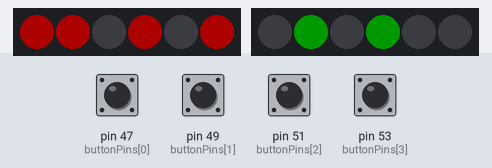
Simulated run of this sketch. Board: Arduino Mega 2560, built with avr-gcc and run on an emulated ATmega2560. Parts: 2 × 6 RGB LEDs in strip order, left to right. Inputs (shaded band) come from the test bench; at power-on: pin 47 (buttonPins[0]), pin 49 (buttonPins[1]), pin 51 (buttonPins[2]), pin 53 (buttonPins[3]) LOW. Dim RGB values are drawn brighter than linear; the local clock reads 2024-03-15 10:24:30 at power-on unless the sketch sets it; what the sketch prints to the serial monitor is not drawn.

Above: at 2.2 s.
2.3 s: pin 47 (buttonPins[0]) pulled HIGH for 1 s
At 4.1 s:
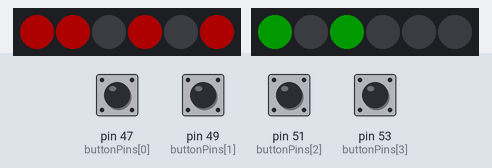
4.8 s: pin 47 (buttonPins[0]) pulled HIGH for 1 s
At 7.0 s:
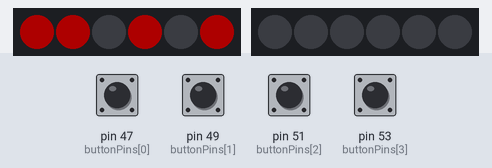
7.3 s: pin 49 (buttonPins[1]) pulled HIGH for 0.15 s
At 8.4 s:
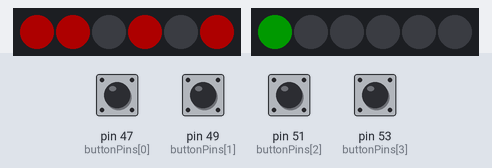
Timing chart, 0 to 8.8 s (numbered marks = the images above; inputs shaded):
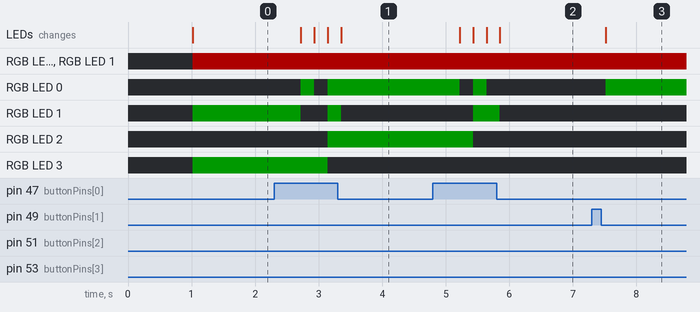

The sketch:

stripped_down_leds_only.ino
```cpp
#include <DS3231.h>
#include <Wire.h>
#include <FastLED.h>

// Init the DS3231 using the hardware interface
DS3231 rtc(SDA, SCL);

// Pins in order of most to least significant bit
const int min_pin = 6;
const int hour_pin = 7;
const int NUM_LEDS = 6;

// Create a FastLED object
CRGB min_leds[NUM_LEDS];
CRGB hour_leds[NUM_LEDS];

void parseTimeString(const String &timeString, int &hour, int &minute);

int manualHour = 0;
int manualMinute = 0;

const int buttonPins[] = {47, 49, 51, 53}; // Pins where buttons are connected

bool timeAdjusted = false;

void setup()
{
    // Start the serial port
    Serial.begin(57600);

    // Initialize the FastLED library
    FastLED.addLeds<WS2812B, min_pin, GRB>(min_leds, NUM_LEDS);
    FastLED.addLeds<WS2812B, hour_pin, GRB>(hour_leds, NUM_LEDS);
    FastLED.clear();

    // Set the brightness level (0-255)
    FastLED.setBrightness(50); // Adjust the brightness as desired

    // Start the I2C interface
    Wire.begin();
    rtc.begin();

    // The following lines can be uncommented to set the date and time
    rtc.setDOW(SATURDAY);     // Set Day-of-Week to TUESDAY
    rtc.setTime(10, 43, 55);  // Set the time to 10:43:00 (24hr format)
    rtc.setDate(24, 6, 2024); // Set the date to June 24th, 2024

    // Initialize button pins as inputs
    for (int i = 0; i < 4; i++)
    {
        pinMode(buttonPins[i], INPUT);
    }

    // Delay for initial setup
    delay(1000);

    // Initialize manual time with RTC time
    String timeString = rtc.getTimeStr();
    parseTimeString(timeString, manualHour, manualMinute);
}

void loop()
{
    // Get the current time as a string
    String timeString = rtc.getTimeStr();
    Serial.println(timeString);

    // Handle button presses
    if (digitalRead(buttonPins[0]) == HIGH)
    {                                            // Button pressed (HIGH due to pull-down resistor)
        manualHour = (manualHour - 1 + 24) % 24; // Wrap around 24-hour format
        delay(200);                              // Debounce delay
        timeAdjusted = true;
    }
    if (digitalRead(buttonPins[1]) == HIGH)
    {                                       // Button pressed (HIGH due to pull-down resistor)
        manualHour = (manualHour + 1) % 24; // Wrap around 24-hour format
        delay(200);                         // Debounce delay
        timeAdjusted = true;
    }
    if (digitalRead(buttonPins[2]) == HIGH)
    {                                                // Button pressed (HIGH due to pull-down resistor)
        manualMinute = (manualMinute - 1 + 60) % 60; // Wrap around 60-minute format
        delay(200);                                  // Debounce delay
        timeAdjusted = true;
    }
    if (digitalRead(buttonPins[3]) == HIGH)
    {                                           // Button pressed (HIGH due to pull-down resistor)
        manualMinute = (manualMinute + 1) % 60; // Wrap around 60-minute format
        delay(200);                             // Debounce delay
        timeAdjusted = true;
    }

    if (timeAdjusted)
    {
        rtc.setTime(manualHour, manualMinute, 0); // Update the RTC time
        timeAdjusted = false;                     // Reset the flag
    }

    // Parse the hour and minute from the RTC time
    int rtcHour, rtcMinute;
    parseTimeString(timeString, rtcHour, rtcMinute);

    // Display the parsed values
    Serial.print("RTC hour: ");
    Serial.println(rtcHour);
    Serial.print("RTC minute: ");
    Serial.println(rtcMinute);

    // Display the binary values on LEDs
    displayNumberInBinary(rtcHour, hour_leds, CRGB::Green);
    displayNumberInBinary(rtcMinute, min_leds, CRGB::Red);
}

void displayNumberInBinary(int number, CRGB *leds, CRGB color)
{
    for (int i = 0; i < NUM_LEDS; i++)
    {
        // Check if the ith bit is set
        if (number & (1 << i))
        {
            leds[i] = color; // Turn LED to the specified color (1)
        }
        else
        {
            leds[i] = CRGB::Black; // Turn LED off (0)
        }
    }
    FastLED.show();
}

// Function to parse time string and update hour and minute variables
void parseTimeString(const String &timeString, int &hour, int &minute)
{
    // Extract hour and minute from the string
    hour = timeString.substring(0, 2).toInt();
    minute = timeString.substring(3, 5).toInt();
}
```

Measured:
- after the input at 2.3 s, RGB LED 0: off → RGB(0, 25, 0) after 0.42 s, → off 0.21 s later, → RGB(0, 25, 0) 0.21 s later; RGB LED 1: RGB(0, 25, 0) → off after 0.42 s, → RGB(0, 25, 0) 0.42 s later, → off 0.21 s later
- after the input at 4.8 s, RGB LED 0: RGB(0, 25, 0) → off after 0.42 s, → RGB(0, 25, 0) 0.21 s later, → off 0.21 s later; RGB LED 1: off → RGB(0, 25, 0) after 0.63 s, → off 0.42 s later; RGB LED 2: RGB(0, 25, 0) → off after 0.63 s; the LEDs: first change after 0.42 s (image 2 shows a later state)
- after the input at 7.3 s, RGB LED 0: off → RGB(0, 25, 0) after 0.22 s; the LEDs: change after 0.22 s (image 3)
